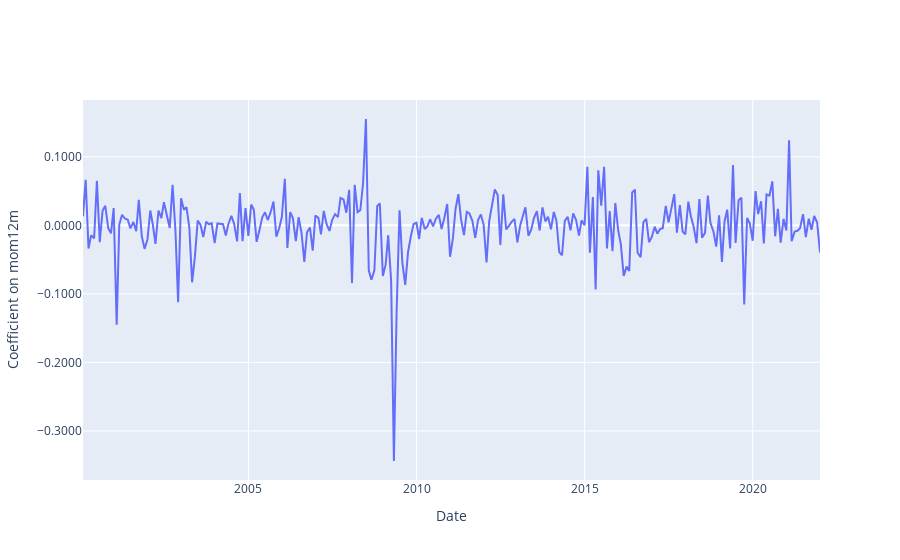

The code cell stored with this chart in its notebook:
### Code cell
# Plot a chosen characteristic's coefficients over time
coef = 'mom12m'
trace  = go.Scatter(x=coefs.index, y=coefs[coef], mode="lines")
fig = go.Figure()
fig.add_trace(trace)
fig.update_yaxes(title='Coefficient on '+coef,tickformat=".4f")
fig.update_xaxes(title='Date')
fig.show()

### Figure 1 — Plotly figure (JSON) as saved in the notebook; plotly's stock layout.template omitted (floating-point values rounded to 4 significant figures; data arrays with more than 128 entries replaced by an {"elided": "..."} marker saying what was removed)
{"data": [{"mode": "lines", "type": "scatter", "x": {"elided": "264 str values"}, "y": {"elided": "264 float values"}}], "layout": {"xaxis": {"title": {"text": "Date"}}, "yaxis": {"tickformat": ".4f", "title": {"text": "Coefficient on mom12m"}}}}
